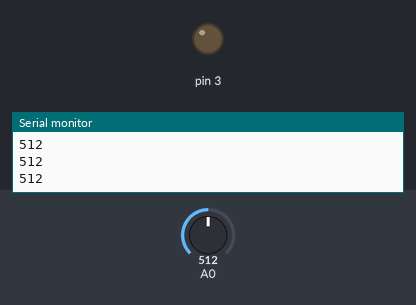
A sketch run on a simulated Arduino Uno, built with avr-gcc and run on an emulated ATmega328P. On the bench: output pins drawn as LEDs (lit = HIGH), the last lines printed to the serial monitor. The test bench sets the inputs (shaded band); at power-on: A0 = 512.

Above: at 1.2 s.
1.3 s: A0 set to 107
2.8 s: A0 set to 93
At 3.3 s:
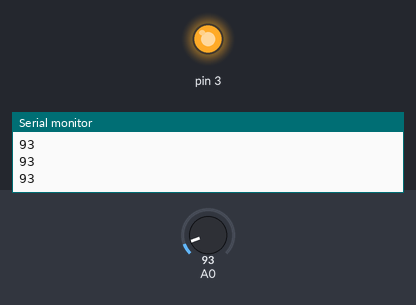
4.3 s: A0 set to 110
At 5.5 s:
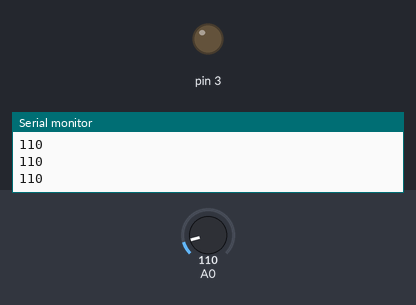
5.8 s: A0 set to 90
At 6.7 s:
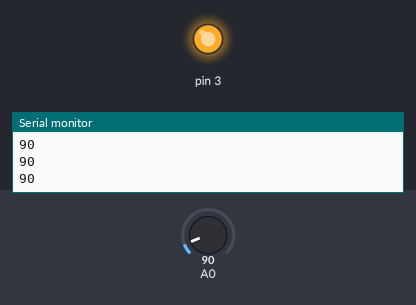
Timing chart, 0 to 8.3 s (numbered marks = the images above; inputs shaded):
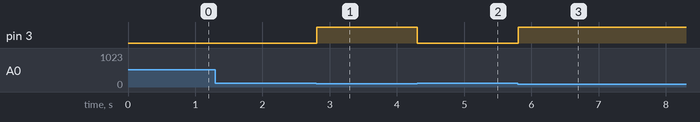

Measured:
- the behaviour switches between 100 and 99 on A0 (found by bisection; images 0 and 1)
- after the input at 2.8 s, pin 3: LOW → HIGH at once
- after the input at 4.3 s, pin 3: HIGH → LOW at once
- after the input at 5.8 s, pin 3: LOW → HIGH at once

The sketch:

LightR.ino
```cpp
void setup() {
  Serial.begin(9600);
  pinMode(3,OUTPUT);
}

void loop() {
  int sensorValue = analogRead(A0);
  Serial.println(sensorValue);
  if(sensorValue < 100){   //當光敏電阻給的值小於基準值。這個基準值依個別情況修改
    digitalWrite(3,HIGH);  //燈亮
  }else{
    digitalWrite(3,LOW);   //燈滅
  }
  delay(10);
}
```
